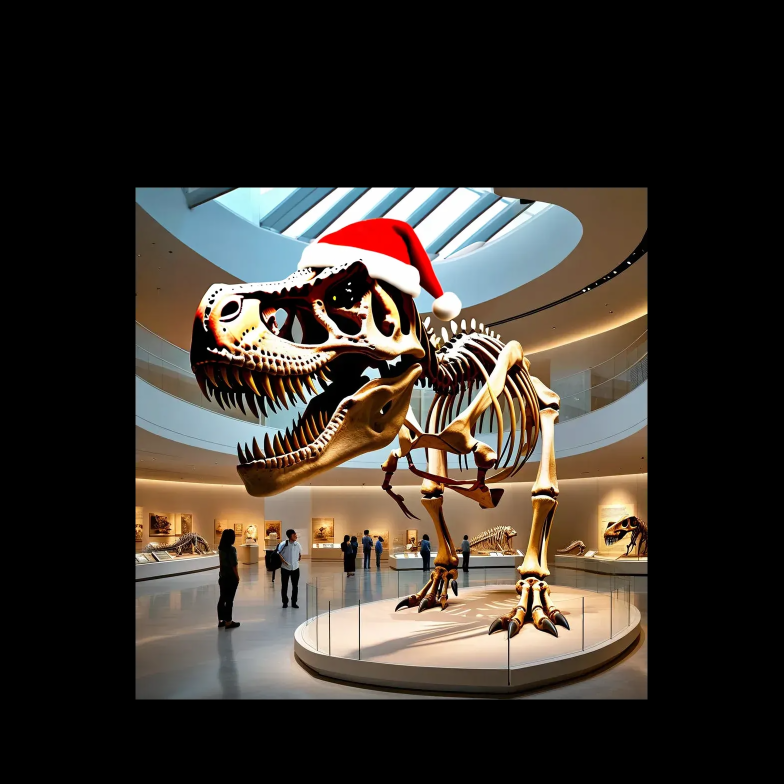
#> input picture image.png, 1567 x 1567 px (shown at 1/2 size); its folder holds only this picture in this run
$ python -i image_processor.py   (imports and definitions only)
#> lines starting #> are read from the running program, lines starting #| are printed output that depends on the picture
### src/utils/logger.py
"""Optimized logging with CloudWatch integration and thread safety."""

import contextlib
import logging
import os
import threading
import time
from collections.abc import Callable
from datetime import UTC, datetime
from functools import wraps
from typing import TYPE_CHECKING, Any, ParamSpec, TypeVar

if TYPE_CHECKING:
    from mypy_boto3_logs import CloudWatchLogsClient

P = ParamSpec("P")
R = TypeVar("R")


class OptimizedLogger:
    """Thread-safe optimized logger that reduces CloudWatch overhead."""

    _stream_lock: threading.Lock = threading.Lock()
    _batch_lock: threading.Lock = threading.Lock()

    def __init__(self, log_group: str = "/aws/lambda/canvas-demo") -> None:
        self.logger = logging.getLogger(__name__)
        self.log_group = log_group
        self.log_stream = "Canvas-Stream"
        self._cloudwatch_client: CloudWatchLogsClient | None = None
        self._sequence_token: str | None = None
        self.batch_logs: list[dict[str, Any]] = []
        self.batch_size = 10
        self.last_flush = time.time()
        self.flush_interval = 30  # seconds
        self._stream_created = False

    # [39 lines left out: functions _is_lambda, cloudwatch_client, _ensure_log_stream, not called in this run]

    _VALID_LEVELS: frozenset[str] = frozenset({"DEBUG", "INFO", "WARNING", "ERROR", "CRITICAL"})

    # [49 lines left out: functions log, _flush_logs, _flush_logs_unlocked, not called in this run]

    def debug(self, message: str, request_id: str = "") -> None:
        """Log at DEBUG level."""
        self.log(message, "DEBUG", request_id=request_id)

    def info(self, message: str, request_id: str = "") -> None:
        """Log at INFO level."""
        self.log(message, "INFO", request_id=request_id)

    def warning(self, message: str, request_id: str = "") -> None:
        """Log at WARNING level."""
        self.log(message, "WARNING", request_id=request_id)

    def error(self, message: str, request_id: str = "") -> None:
        """Log at ERROR level."""
        self.log(message, "ERROR", request_id=request_id)

    # [4 lines left out: function __del__, not called in this run]


# Global logger instance
app_logger = OptimizedLogger()


def log_performance(func: Callable[P, R]) -> Callable[P, R]:
    """Decorator to log function performance."""

    # [15 lines left out: function wrapper, not called in this run]

    return wrapper

### src/services/image_processor.py
"""Image processing with synchronous NSFW checking and efficient operations."""

from __future__ import annotations

import base64
import hashlib
import io
import json
import time
import urllib.error
import urllib.request
from datetime import UTC, datetime
from email.utils import parsedate_to_datetime
from typing import TYPE_CHECKING, Any

import numpy as np
from PIL import Image

if TYPE_CHECKING:
    from numpy.typing import NDArray

from src.models.config import get_config
from src.utils.exceptions import ImageError, NSFWError
from src.utils.logger import app_logger, log_performance


class _NSFWCache:
    """Content-addressable cache for NSFW check results.

    Avoids redundant HuggingFace API calls for previously-checked images.
    Uses SHA-256 of the PNG-encoded image bytes (the same bytes sent to the
    moderation API) as cache key with FIFO eviction.
    """

    def __init__(self, max_size: int = 128) -> None:
        self._cache: dict[str, bool] = {}
        self._max_size = max_size

    # [5 lines left out: function _compute_key, not called in this run]

    def get(self, image: Image.Image) -> bool | None:
        return self._cache.get(self._compute_key(image))

    # [4 lines left out: function put, not called in this run]


_nsfw_cache = _NSFWCache()


# [254 lines that did not run here, left out]


def create_padded_image(image_dict: dict[str, Any], padding_percent: int = 100) -> Image.Image:
    """
    Create padded image for outpainting.

    Args:
        image_dict: Dictionary containing 'background' key with PIL Image
        padding_percent: Percentage of padding to add

    Returns:
        Padded PIL Image

    Raises:
        ImageError: If no background image provided
    """
    image = image_dict.get("background")
    if not image:
        raise ImageError("No background image provided")

    if image.mode != "RGBA":
        image = image.convert("RGBA")

    width, height = image.size
    new_width = int(width * (1 + padding_percent / 100))
    new_height = int(height * (1 + padding_percent / 100))

    # Create white background
    padded = Image.new("RGBA", (new_width, new_height), (255, 255, 255, 255))

    # Center original image
    x_offset = (new_width - width) // 2
    y_offset = (new_height - height) // 2

    padded.paste(image, (x_offset, y_offset))
    app_logger.debug(f"Created padded image: {padded.size}")

    return padded


def process_composite_to_mask(
    original_image: Image.Image,
    composite_image: Image.Image | None = None,
    transparent: bool = False,
) -> Image.Image:
    """
    Process composite image to create mask.

    Args:
        original_image: Original PIL Image
        composite_image: Modified composite image (optional)
        transparent: Whether to create transparent mask

    Returns:
        Mask as PIL Image
    """
    original_array: NDArray[np.uint8] = np.array(original_image.convert("RGBA"))

    if transparent:
        # Convert non-white areas to black mask
        is_not_white_mask = ~(
            (original_array[:, :, 0] == 255)
            & (original_array[:, :, 1] == 255)
            & (original_array[:, :, 2] == 255)
        )

        output_image = Image.new("RGBA", original_image.size, (255, 255, 255, 255))
        output_array: NDArray[np.uint8] = np.array(output_image)
        output_array[is_not_white_mask] = [0, 0, 0, 255]

        return Image.fromarray(output_array, mode="RGBA")

    if composite_image is None:
        # Create mask from transparent areas
        mask: NDArray[np.uint8] = np.full(original_array.shape[:2], 0, dtype=np.uint8)
        transparent_areas = original_array[:, :, 3] == 0
        mask[transparent_areas] = 255
    else:
        # Create mask from differences between original and composite
        composite_array: NDArray[np.uint8] = np.array(composite_image.convert("RGBA"))
        difference = np.any(original_array != composite_array, axis=2)
        mask = np.full(original_array.shape[:2], 255, dtype=np.uint8)
        mask[difference] = 0

    return Image.fromarray(mask, mode="L")


def process_and_encode_image(image: str | Image.Image | io.IOBase, **kwargs: Any) -> str:
    """
    Main entry point for image processing.

    Args:
        image: Image path, PIL Image, or file-like object
        **kwargs: Additional processing options

    Returns:
        Base64 encoded image string

    Raises:
        ImageError: If image processing fails
        NSFWError: If image is flagged as inappropriate
    """
    processor = OptimizedImageProcessor(image)
    return processor.process(**kwargs)

>>> import cv2
>>> picture = cv2.imread('../../image.png', cv2.IMREAD_GRAYSCALE)
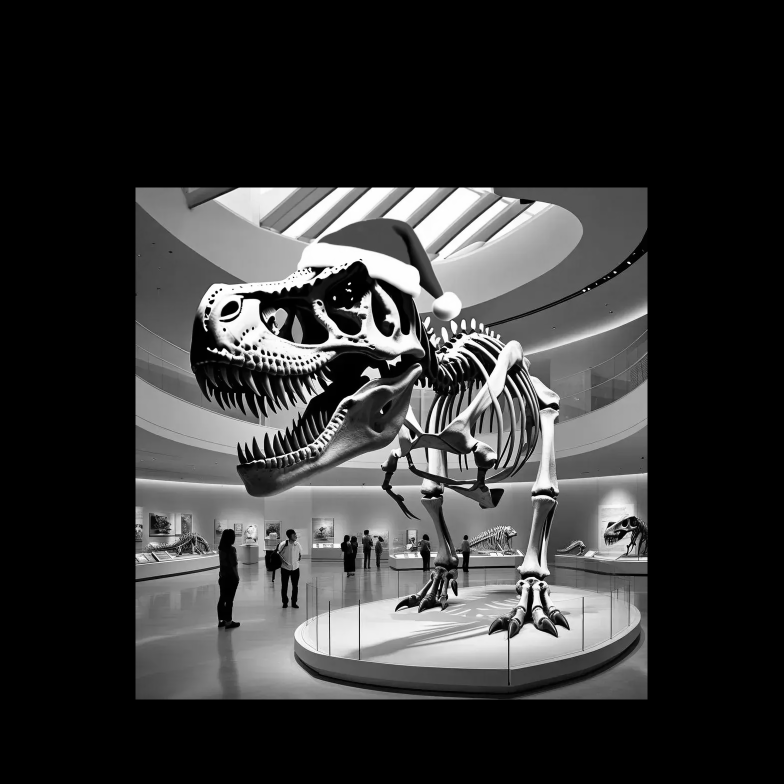
#> picture: shape (1567, 1567) (shown at 1/2 size); min 0, max 255, mean 52.7
#> (the run stopped early here; a loop or call above may not have finished)
